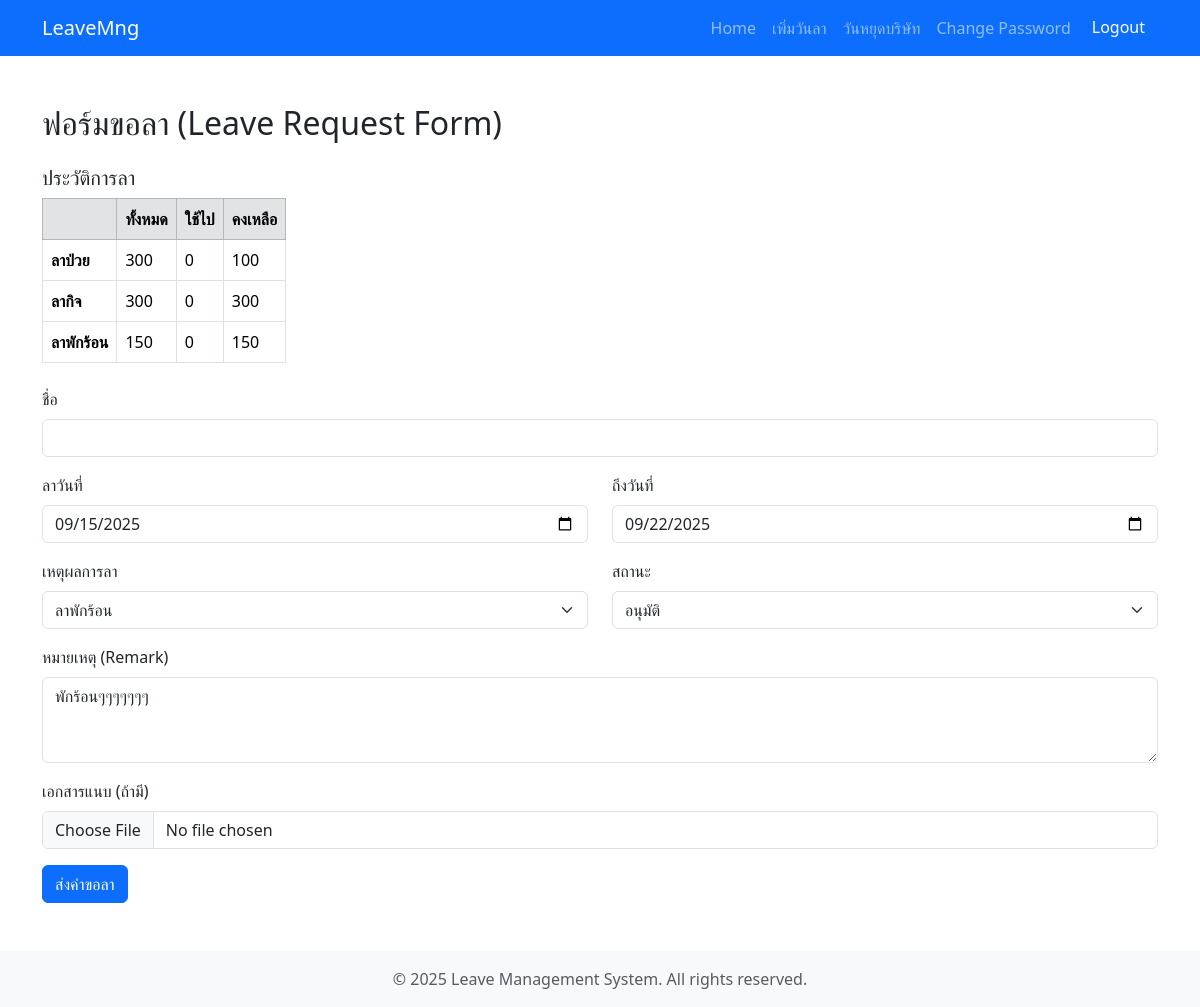
The page /edit_leave/40/ (signed in) on the database its author committed.
### leaveapp/models.py (models this page shows, shortened)
class Profile(models.Model):
    user = models.OneToOneField(User, on_delete=models.CASCADE)
    position = models.CharField(max_length=100, default="")
    mobile = models.CharField(max_length=15, default="")
    sick_leave_total = models.IntegerField(default=30)
    sick_leave_used = models.IntegerField(default=0)
    sick_leave_remaining = models.IntegerField(default=30)
    absence_leave_total = models.IntegerField(default=30)
    absence_leave_used = models.IntegerField(default=0)
    absence_leave_remaining = models.IntegerField(default=30)
    vacation_leave_total = models.IntegerField(default=15)
    vacation_leave_used = models.IntegerField(default=0)
    vacation_leave_remaining = models.IntegerField(default=15)

class Leave_Detail(models.Model):
    REASON_CHOICES = [
        ("ป่วย", "ป่วย"),
        ("กิจส่วนตัว", "กิจส่วนตัว"),
        ("ลาพักร้อน", "ลาพักร้อน"),
    ]
    STATUS_CHOICES = [
        ("รอดำเนินการ", "รอดำเนินการ"),
        ("อนุมัติ", "อนุมัติ"),
        ("ไม่อนุมัติ", "ไม่อนุมัติ"),
    ]
    name = models.CharField(max_length=150)
    submit_date = models.DateField(default=datetime.date.today)
    leave_date_from = models.DateField()
    leave_date_to = models.DateField()
    leave_days_count = models.IntegerField(default=0)
    reason = models.CharField(max_length=50, choices=REASON_CHOICES)
    document = models.FileField(upload_to="leave_documents/", blank=True, null=True)
    status = models.CharField(
        max_length=20, default="รอดำเนินการ", choices=STATUS_CHOICES
    )
    remarks = models.TextField(blank=True, null=True)

### leaveapp/views.py (the view, shortened to what this page needs)
# urls.py: path("edit_leave/<int:leave_id>/", views.edit_leave, name="edit_leave"),
def edit_leave(request, leave_id):
    user = request.user
    is_leave_admin = user.groups.filter(name="leaveAdmin").exists()
    try:
        if is_leave_admin:
            leave = Leave_Detail.objects.get(id=leave_id)
    except Leave_Detail.DoesNotExist:
        messages.error(
            request, "Leave record not found or you do not have permission to edit it."
        )
        return redirect("home")
    profile = None
    if user.is_authenticated:
        try:
            profile = Profile.objects.get(user=user)
        except Profile.DoesNotExist:
            profile = None
    return render(
        request,
        "leaveapp/formleave.html",
        {
            "user": user,
            "profile": profile,
            "leave": leave,
            "is_leave_admin": is_leave_admin,
        },
    )

### templates/leaveapp/formleave.html (shortened to what this page needs)
{% extends 'leaveapp/layout.html' %}
{% block content %}
<div class="container mt-5">
    <h2 class="mb-4">ฟอร์มขอลา  (Leave Request Form)</h2>
    <div class="mb-4">
        <h5>ประวัติการลา</h5>
        <table class="table table-bordered w-auto">
            <thead class="table-secondary">
                <tr>
                    <th></th>
                    <th>ทั้งหมด</th>
                    <th>ใช้ไป</th>
                    <th>คงเหลือ</th>
                </tr>
            </thead>
            <tbody>
                <tr>
                    <th>ลาป่วย</th>
                    <td>{{ profile.sick_leave_total }}</td>
                    <td>{{ profile.sick_leave_used }}</td>
                    <td>{{ profile.sick_leave_remaining }}</td>
                </tr>
                <tr>
                    <th>ลากิจ</th>
                    <td>{{ profile.absence_leave_total }}</td>
                    <td>{{ profile.absence_leave_used }}</td>
                    <td>{{ profile.absence_leave_remaining }}</td>
                </tr>
                <tr>
                    <th>ลาพักร้อน</th>
                    <td>{{ profile.vacation_leave_total }}</td>
                    <td>{{ profile.vacation_leave_used }}</td>
                    <td>{{ profile.vacation_leave_remaining }}</td>
                </tr>
            </tbody>
        </table>
    </div>
    <form method="post" enctype="multipart/form-data">
        <div class="mb-3">
            <label for="name" class="form-label">ชื่อ</label>
            <input type="text" class="form-control" id="name" name="name" value="{{ profile.user.first_name }} {{ profile.user.last_name }}" required readonly>
        </div>
        <div class="row mb-3">
            <div class="col-md-6">
                <label for="submit_date" class="form-label">ลาวันที่</label>
                <input type="date" class="form-control" id="submit_date" name="submit_date" value="{{ leave.leave_date_from|date:'Y-m-d'|default:'' }}" required>
            </div>
            <div class="col-md-6">
                <label for="leave_date" class="form-label">ถึงวันที่</label>
                <input type="date" class="form-control" id="leave_date" name="leave_date" value="{{ leave.leave_date_to|date:'Y-m-d'|default:'' }}" required>
            </div>
        </div>
        <div class="row mb-3">
            <div class="col-md-6">
                <label for="reason" class="form-label">เหตุผลการลา</label>
                <select class="form-select" id="reason" name="reason" required>
                    <option value="ลาพักร้อน" {% if leave.reason == "ลาพักร้อน" %}selected{% endif %}>ลาพักร้อน</option>
                </select>
            </div>
            <div class="col-md-6">
                <label for="status" class="form-label">สถานะ</label>
                {% if is_leave_admin %}
                <select class="form-select" id="status" name="status" required>
                    <option value="อนุมัติ" {% if leave.status == "อนุมัติ" %}selected{% endif %}>อนุมัติ</option>
                </select>
                {% else %}
                <input type="text" class="form-control" id="status" name="status" value="{{ leave.status|default:'รอดำเนินการ' }}" readonly>
                {% endif %}
            </div>
        </div>
        <div class="mb-3">
            <label for="remarks" class="form-label">หมายเหตุ (Remark)</label>
        <textarea class="form-control" id="remarks" name="remarks" rows="3">{% if leave %}{{ leave.remarks|default_if_none:'' }}{% else %}{{ remarks|default_if_none:'' }}{% endif %}</textarea>
        </div>
        <div class="mb-3">
            <label for="document" class="form-label">เอกสารแนบ (ถ้ามี)</label>
            <input type="file" class="form-control" id="document" name="document">
        </div>
        <button type="submit" class="btn btn-primary">ส่งคำขอลา</button>
    </form>
</div>
{% endblock %}

### rows shown on the page
Profile: sick_leave_total "300", sick_leave_used "0", sick_leave_remaining "100", absence_leave_total "300", absence_leave_used "0", absence_leave_remaining "300", vacation_leave_total "150", vacation_leave_used "0", vacation_leave_remaining "150"
Leave_Detail: submit_date "09/15/2025", leave_date "09/22/2025", reason "ลาพักร้อน", status "อนุมัติ", remarks "พักร้อนๆๆๆๆๆๆๆ"

### other values the page prints
{{ year|default:2025 }} "2025"
